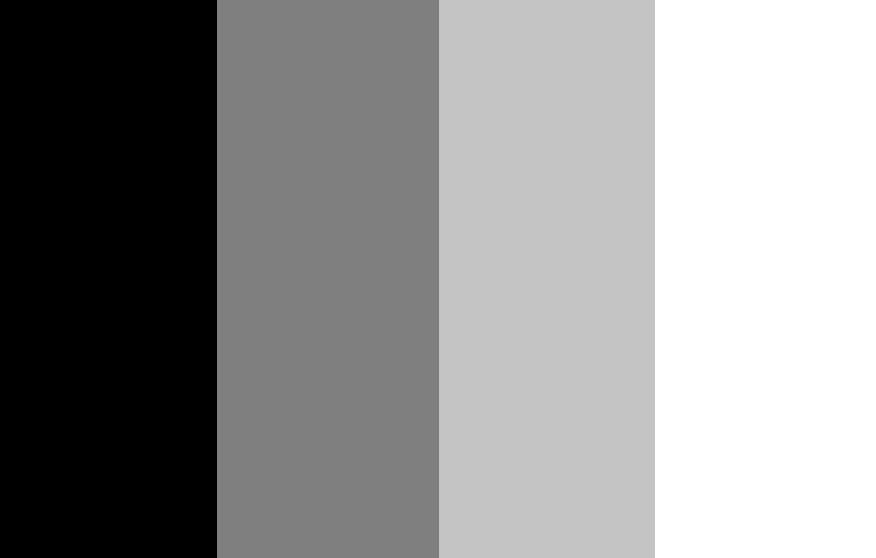
#> input picture workspace/threshold.png, 876 x 558 px
$ jupyter execute --allow-errors '13. 이미지 변형 (이진화).ipynb'
#> lines starting #> are read from the running program, lines starting #| are printed output that depends on the picture; after the words box and inside, x2 and y2 are one past the last pixel; in counts of white or black regions, pixels touching at a corner belong together
# 13. 이미지 변형 (이진화)

## Threshold

예제 이미지 : https://www.pexels.com/photo/1029807/
크기 : Small (640 x 853)
파일명 : book.jpg

[cell 1]
import cv2
img = cv2.imread('book.jpg', cv2.IMREAD_GRAYSCALE)

ret, binary = cv2.threshold(img, 127, 255, cv2.THRESH_BINARY)

cv2.imshow('img', img)
cv2.imshow('binary', binary)
cv2.waitKey(0)
cv2.destroyAllWindows()

## Trackbar (값 변화에 따른 변형 확인)

[cell 2]
import cv2

def empty(pos):
    # print(pos)
    pass

img = cv2.imread('book.jpg', cv2.IMREAD_GRAYSCALE)

name = 'Trackbar'
cv2.namedWindow(name)

cv2.createTrackbar('threshold', name, 127, 255, empty) # bar 이름, 창의 이름, 초기값, 최대값, 이벤트 처리

while True:
    thresh = cv2.getTrackbarPos('threshold', name) # bar 이름, 창의 이름
    ret, binary = cv2.threshold(img, thresh, 255, cv2.THRESH_BINARY)
#> ret = 127

    if not ret:
        break

    cv2.imshow(name, binary)
    if cv2.waitKey(1) == ord('q'):
#> (key q is pressed here)
        break

cv2.destroyAllWindows()

### 그림판에서 제작한 이미지로 확인

[cell 3]
import cv2

def empty(pos):
    # print(pos)
    pass

img = cv2.imread('threshold.png', cv2.IMREAD_GRAYSCALE)
#> img is the input picture: shape (558, 876); min 0, max 255, mean 144.6

name = 'Trackbar'
cv2.namedWindow(name)

cv2.createTrackbar('threshold', name, 127, 255, empty) # bar 이름, 창의 이름, 초기값, 최대값, 이벤트 처리

while True:
    thresh = cv2.getTrackbarPos('threshold', name) # bar 이름, 창의 이름
    ret, binary = cv2.threshold(img, thresh, 255, cv2.THRESH_BINARY)
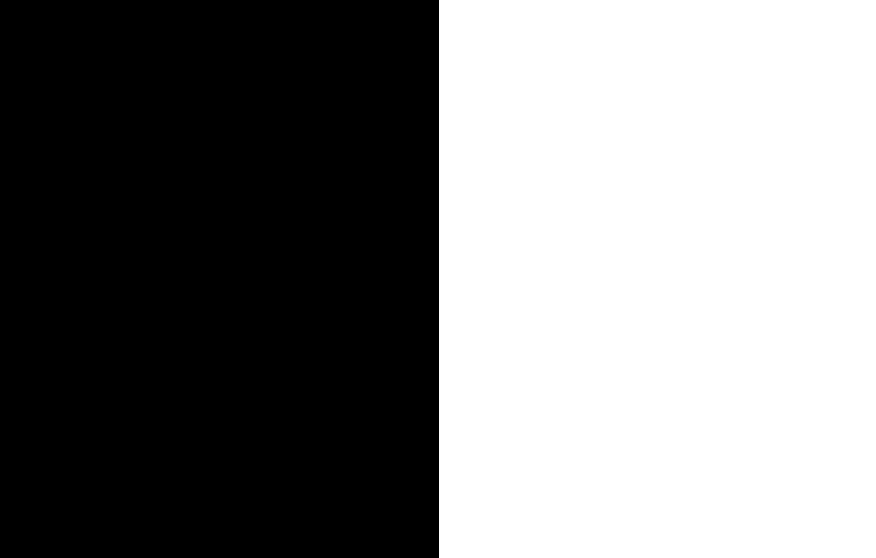
#> binary: shape (558, 876); 49.9% white; 1 white region, box (x1, y1, x2, y2) and area: (439, 0, 876, 558) 243846

    if not ret:
        break

    cv2.imshow('img', img)
    cv2.imshow(name, binary)
    if cv2.waitKey(1) == ord('q'):
#> (key q is pressed here)
        break

cv2.destroyAllWindows()

[cell 4]
import cv2
img = cv2.imread('threshold.png', cv2.IMREAD_GRAYSCALE)

ret, binary1 = cv2.threshold(img, 0, 255, cv2.THRESH_BINARY) # 진한 회색, 밝은 회색, 흰색
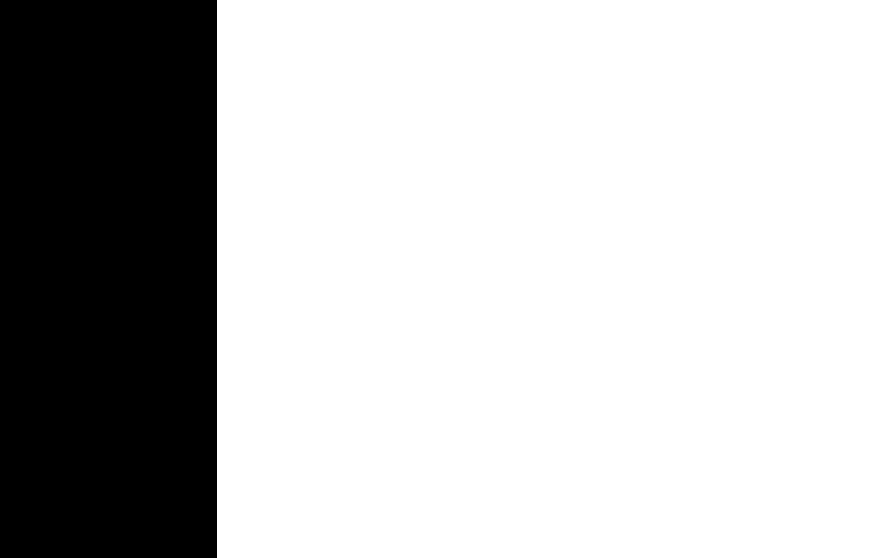
#> binary1: shape (558, 876); 75.2% white; 1 black region, box (x1, y1, x2, y2) and area: (0, 0, 217, 558) 121086
ret, binary2 = cv2.threshold(img, 127, 255, cv2.THRESH_BINARY) # 밝은 회색, 흰색
ret, binary3 = cv2.threshold(img, 195, 255, cv2.THRESH_BINARY) # 흰색
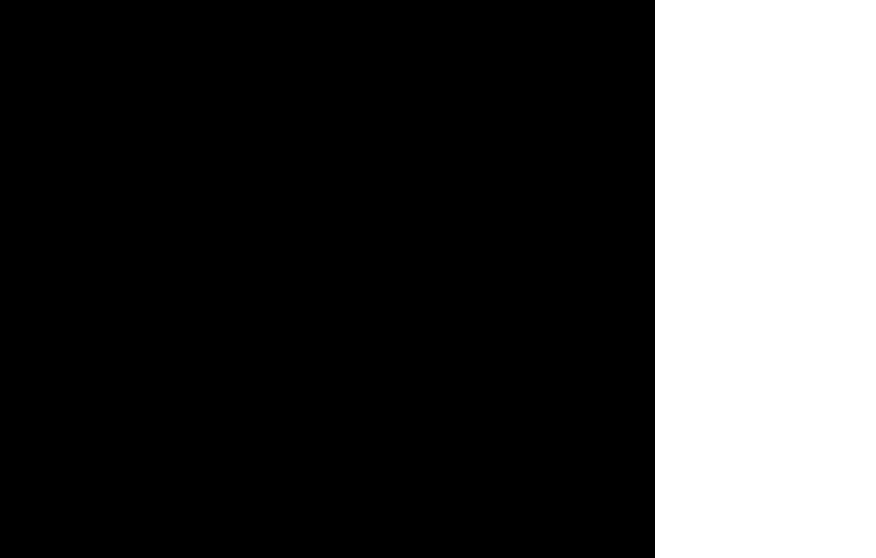
#> binary3: shape (558, 876); 25.2% white; 1 white region, box (x1, y1, x2, y2) and area: (655, 0, 876, 558) 123318

cv2.imshow('img', img)
cv2.imshow('binary1', binary1)
cv2.imshow('binary2', binary2)
cv2.imshow('binary3', binary3)
cv2.waitKey(0)
cv2.destroyAllWindows()

## Adaptive Threshold
이미지를 작은 영역으로 나누어서 임계치 적용

[cell 5]
import cv2

def empty(pos):
    # print(pos)
    pass

img = cv2.imread('book.jpg', cv2.IMREAD_GRAYSCALE)

name = 'Trackbar'
cv2.namedWindow(name)

 # bar 이름, 창의 이름, 초기값, 최대값, 이벤트 처리
cv2.createTrackbar('block_size', name, 25, 100, empty) # 홀수만 가능, 1보다는 큰 값
cv2.createTrackbar('c', name, 3, 10, empty) # 일반적으로 양수의 값을 사용

#> (the rest of this cell did not finish here and is left out)

## 오츠 알고리즘

Bimodal Image 에 사용하기 적합 (최적의 임계치를 자동으로 발견)

[cell 6]
import cv2
img = cv2.imread('book.jpg', cv2.IMREAD_GRAYSCALE)

ret, binary = cv2.threshold(img, 127, 255, cv2.THRESH_BINARY)
ret, otsu = cv2.threshold(img, -1, 255, cv2.THRESH_BINARY | cv2.THRESH_OTSU)
#> ret = 0
print('otsu threshold ', ret)
#| otsu threshold  0.0

cv2.imshow('img', img)
cv2.imshow('binary', binary)
cv2.imshow('otsu', otsu)
cv2.waitKey(0)
cv2.destroyAllWindows()
